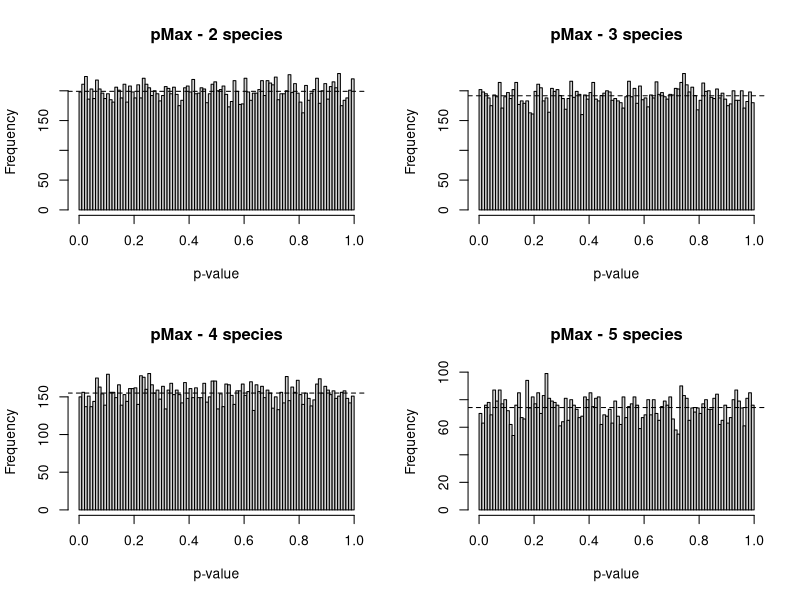
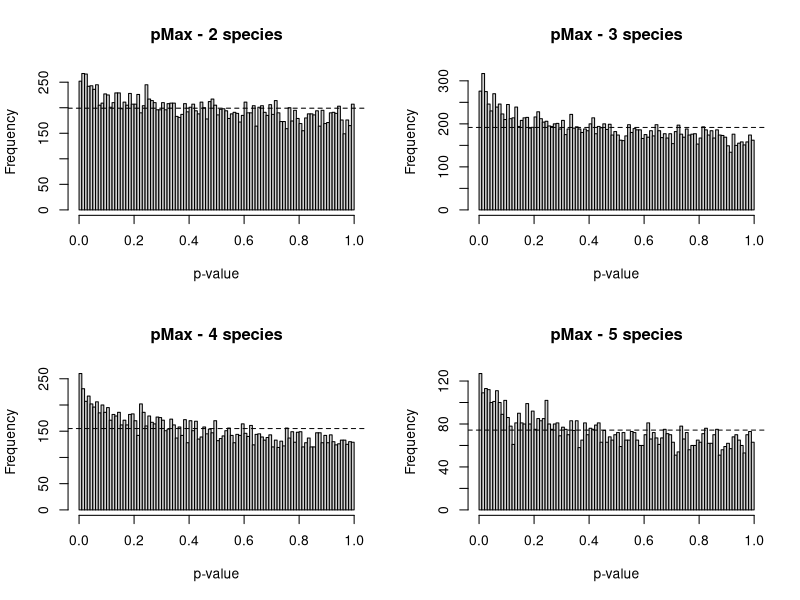
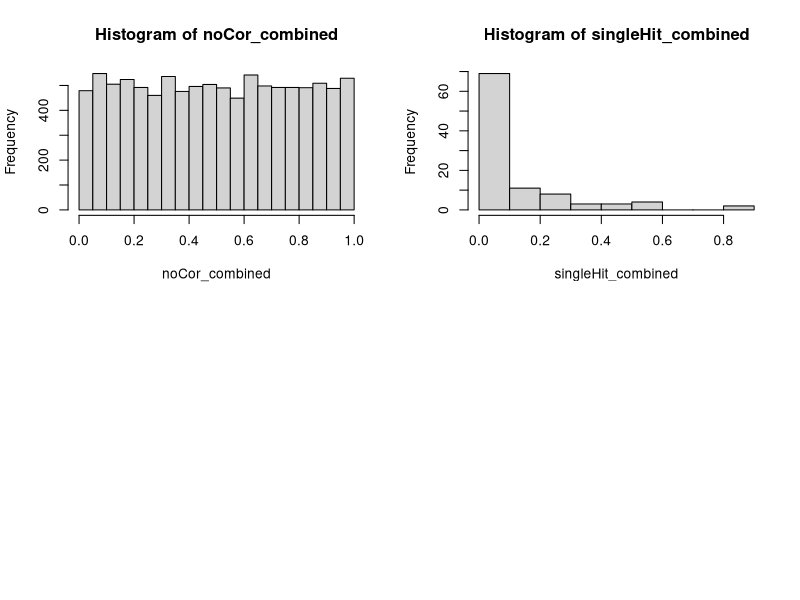
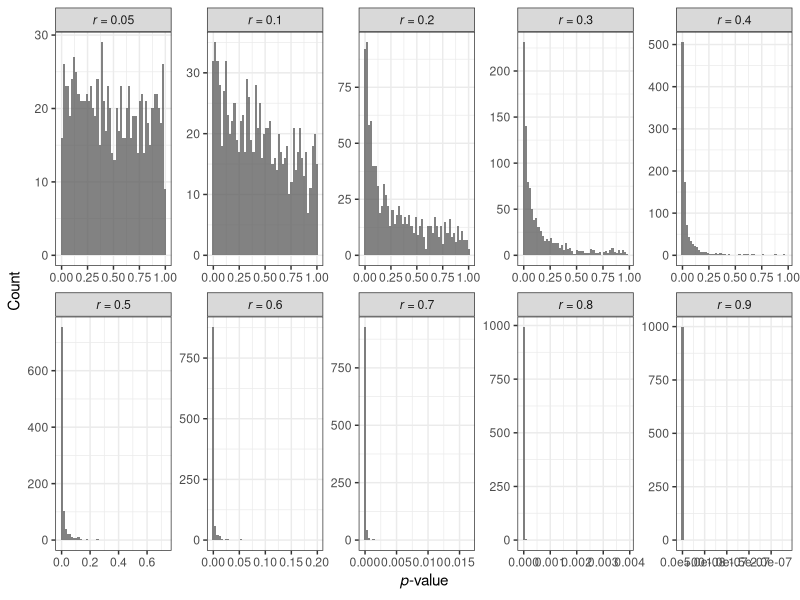
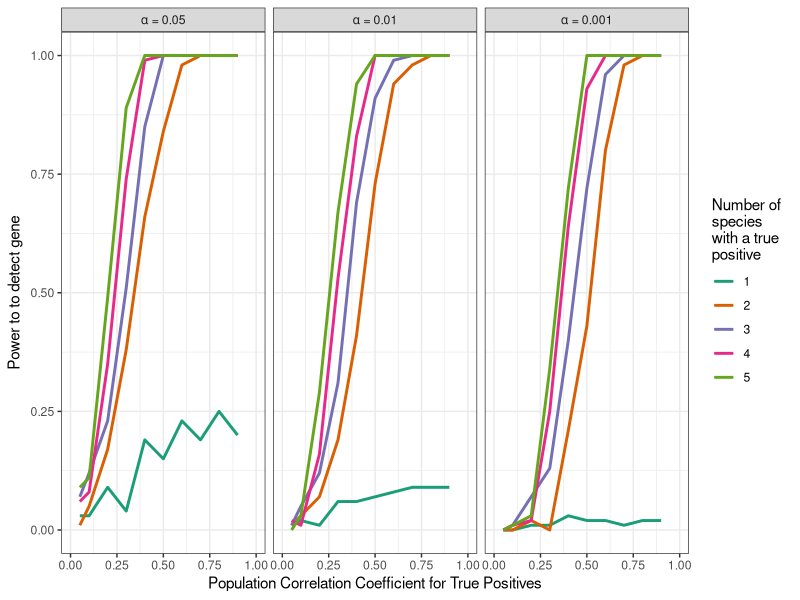
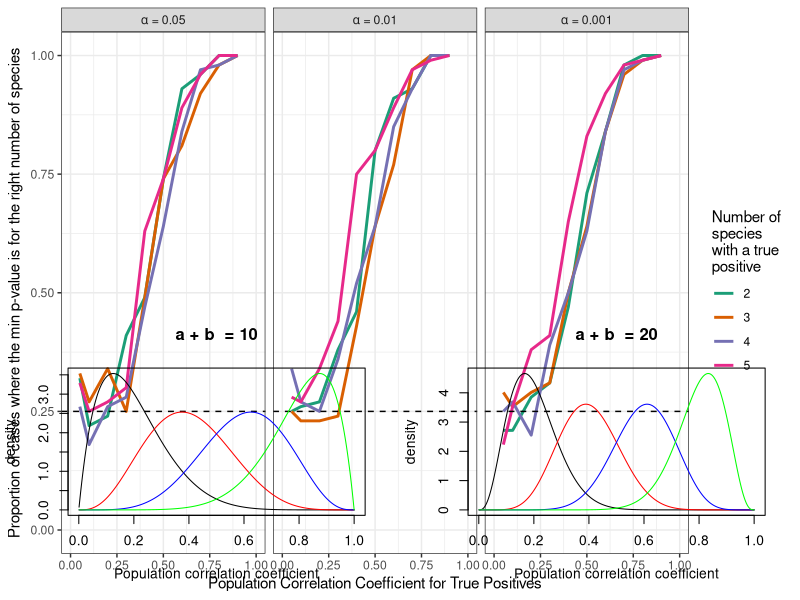
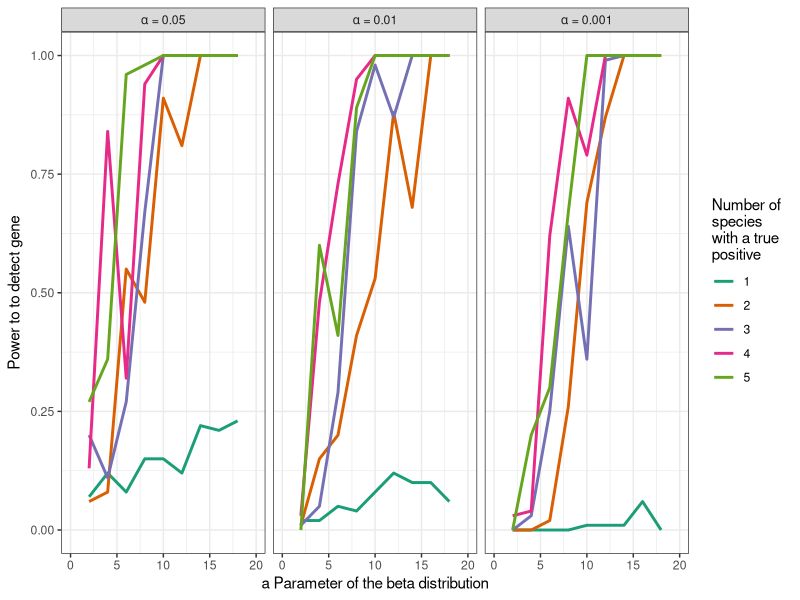
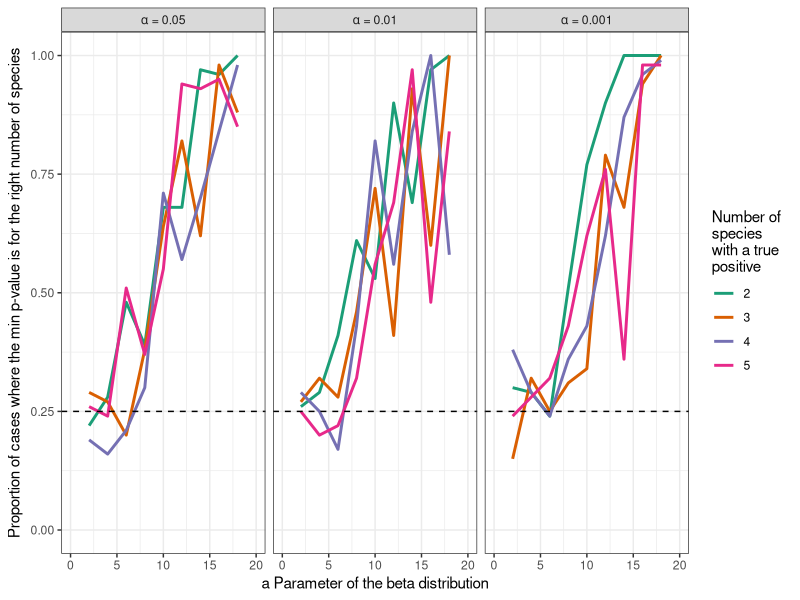

Write the R code that produced these figures, in order.
## ---- chunk 1
orthoTable <- read.csv("OrthogroupTable.csv")
rownames(orthoTable) <- orthoTable[,1]
orthoTable <- orthoTable[,-1]
library(knitr)
library(ggplot2)
library(reshape2)


kable(orthoTable[,1:4])

## ---- chunk 2
library(DiagrammeR)
grViz("digraph flowchart {

      node [fontname = Helvetica, shape = rectangle]        
      tab2 [label = '@@2']
      tab3 [label = '@@3']
      tab4 [label = '@@4']
      tab5 [label = '@@5']

      node [fontname = Helvetica, shape = rectangle, style = filled, fillcolor = tan]        
      tab1 [label = '@@1']


      # edge definitions with the node IDs
      tab1 -> tab2 -> tab3 -> tab4 -> tab5;
      }
  
      tab1 []

      [1]: 'Phase 1: Obtain a specific score for each gene/window in the genome'
      [2]: 'Phase 2: Within a species, combine information across orthogroups'
      [3]: 'Phase 3: Across species, compare the evidence that a particular orthogroup is “interesting” '
      [4]: 'Phase 4: Combine information across all comparisons'
      [5]: 'Phase 5: A post-hoc comparison of genes/windows'
      ")
## ---- chunk 3
## This function makes a list of integers, simulating the number of orthogroup members in a given species
## I'm chopping up this exponential distribution to get a lot of 1s, but some 0s and values greater than 1

makeOrthoGroupMembership <- function(n){
  x <- rexp(n)
  x[x>1] <- floor(x[x>1])
  x[x > 0.2] <- ceiling(x[x>0.2])
  x[x<0.2] <- floor(x[x<0.2])
  return(x)
}

## This next function simulates a WZA on each species by sampling random normal data. These data are then ranked an converted to empirical p-values

makeSpeciesWZA <- function(n){
  orthos <- makeOrthoGroupMembership(n)
  names <- rep(paste("orthogroup",1:n, sep = ""), times = orthos)
  df <- data.frame(orth = names)
  ## Simulate Z scores (I use the mean of 3 and sd of 1.5 for realistic flavour, though this won't make any difference here)
  df$Z <- rnorm(nrow(df), 3, 1.5)
  ## Calculate empirical ps
  df$Z_eP <- 1-(rank(df$Z)/(nrow(df)+1))
  return(df)
}

n_orthogroups = 20000
n_species = 5

# Make a DF for each species
S1_df <- makeSpeciesWZA(n_orthogroups)
S2_df <- makeSpeciesWZA(n_orthogroups)
S3_df <- makeSpeciesWZA(n_orthogroups)
S4_df <- makeSpeciesWZA(n_orthogroups)
S5_df <- makeSpeciesWZA(n_orthogroups)

## We'll have something roughly like this for a single species:

head(S1_df, n = 15)

## ---- chunk 4
library(DiagrammeR)
grViz("digraph flowchart {
      # node definitions with substituted label text
   
      node [fontname = Helvetica, shape = rectangle]        
      tab1 [label = '@@1']
      tab3 [label = '@@3']
      tab4 [label = '@@4']
      tab5 [label = '@@5']

      node [fontname = Helvetica, shape = rectangle, style = filled, fillcolor = tan]        
      tab2 [label = '@@2']


      # edge definitions with the node IDs
      tab1 -> tab2 -> tab3 -> tab4 -> tab5;
      }
  
      tab1 []

      [1]: 'Phase 1: Obtain a specific score for each gene/window in the genome'
      [2]: 'Phase 2: Within a species, combine information across orthogroups'
      [3]: 'Phase 3: Across species, compare the evidence that a particular orthogroup is “interesting” '
      [4]: 'Phase 4: Combine information across all comparisons'
      [5]: 'Phase 5: A post-hoc comparison of genes/windows'
      ")
## ---- chunk 5


p_value_adjustment <- function(p_vec){
  p_adj = 1 - (1 - min(p_vec))^length(p_vec)
  return(p_adj)
      }


get_orthogroup_p_values <- function( species_DF , speciesLabel){
  gene_Score <- tapply(species_DF$Z_eP, species_DF$orth, p_value_adjustment)
  gene_Score_Names <- names(gene_Score)
  orthoDF <- data.frame(orthogroup = gene_Score_Names, temp = as.numeric(gene_Score)  )
  names(orthoDF) <- c("orthogroup",speciesLabel)
  return(orthoDF)
}



S1_ortho <- get_orthogroup_p_values(S1_df, "S1_p")
S2_ortho <- get_orthogroup_p_values(S2_df, "S2_p")
S3_ortho <- get_orthogroup_p_values(S3_df, "S3_p")
S4_ortho <- get_orthogroup_p_values(S4_df, "S4_p")
S5_ortho <- get_orthogroup_p_values(S5_df, "S5_p")

# merging all the S._ortho DFs into a single frame can be done using the following one-liner
# we do this by re-defining the merge function, hard-coding in some of the arguments so that 
# we can retain orthogroups that are missing in one species or another
SpeciesComparison <- Reduce(function(x, y) merge(x, y, by = "orthogroup", all = T), 
                            list(S1_ortho, S2_ortho, S3_ortho, S4_ortho, S5_ortho))

head(SpeciesComparison)
## ---- chunk 6


p_value_no_adjustment <- function(p_vec){
  min( p_vec )
  }

get_orthogroup_p_values_noAdjust <- function( species_DF , speciesLabel){
  gene_Score <- tapply(species_DF$Z_eP, species_DF$orth, p_value_no_adjustment)
  gene_Score_Names <- names(gene_Score)
  orthoDF <- data.frame(orthogroup = gene_Score_Names, temp = as.numeric(gene_Score)  )
  names(orthoDF) <- c("orthogroup",speciesLabel)
  return(orthoDF)
}

S1_ortho_noAdjust <- get_orthogroup_p_values_noAdjust(S1_df, "S1_p")
S2_ortho_noAdjust <- get_orthogroup_p_values_noAdjust(S2_df, "S2_p")
S3_ortho_noAdjust <- get_orthogroup_p_values_noAdjust(S3_df, "S3_p")
S4_ortho_noAdjust <- get_orthogroup_p_values_noAdjust(S4_df, "S4_p")
S5_ortho_noAdjust <- get_orthogroup_p_values_noAdjust(S5_df, "S5_p")


SpeciesComparison_noAdjust <- Reduce(function(x, y) merge(x, y, by = "orthogroup", all = T), 
                            list(S1_ortho_noAdjust, S2_ortho_noAdjust, S3_ortho_noAdjust, S4_ortho_noAdjust, S5_ortho_noAdjust))

## ---- chunk 7
library(DiagrammeR)
grViz("digraph flowchart {
      # node definitions with substituted label text
   
      node [fontname = Helvetica, shape = rectangle]        
      tab1 [label = '@@1']
      tab2 [label = '@@2']
      tab4 [label = '@@4']
      tab5 [label = '@@5']

      node [fontname = Helvetica, shape = rectangle, style = filled, fillcolor = tan]        
      tab3 [label = '@@3']


      # edge definitions with the node IDs
      tab1 -> tab2 -> tab3 -> tab4 -> tab5;
      }
  
      tab1 []

      [1]: 'Phase 1: Obtain a specific score for each gene/window in the genome'
      [2]: 'Phase 2: Within a species, combine information across orthogroups'
      [3]: 'Phase 3: Across species, compare the evidence that a particular orthogroup is “interesting” '
      [4]: 'Phase 4: Combine information across all comparisons'
      [5]: 'Phase 5: A post-hoc comparison of genes/windows'
      ")
## ---- chunk 8
# First define the pMax function for the data
p_jth <- function(plist,j) {
  # get the list of the p-value vector
  k=length(plist)
  # return an NA if the j parameter is bigger than the length of the p vector
  if(j>k) {return(NA)}
  # sort the p-values
  pjth=sort(plist)[j]
  # scale the probabilities 
  prob = if(j<k) (pjth /sort(plist)[j+1]) else max(plist)
  # perform the test
  dbinom(x = j, size = j, prob=prob ) 
}


## Here's a wrapper function to run pMax on the simulated ortholog datasets
run_pMax <- function(species_DF, n_species, max_n){
  # Make a matrix of the p-values from the species dataframe
  species_M <- as.matrix(species_DF[,2:(n_species+1)])
  
  # create and empty list to put results in
  pMax_results = list()
  # loop over the different convergence configurations
  for (n in 2:max_n){
    # This ugly line applies the p_jth function to each line of the matrix using the current configuration 
    pMax_results_temp = apply(species_M, 1, function(x) p_jth( x[!is.na(x)], n) )
    # now just plop the results in the list
    pMax_results[[n-1]] = pMax_results_temp
  }
  # Convert the results into a nice data frame
  pMax_DF = as.data.frame( do.call(cbind, pMax_results) )
  # Give the columns infomative names
  names(pMax_DF) = paste("pMax_",2:max_n, sep = '')
  # done
  return(cbind( species_DF, pMax_DF ))
}

# Run the p_jth procedure on the p-value adjusted data
SpeciesComparison_pMax <- run_pMax(SpeciesComparison, n_species, n_species)

# Run the p_jth procedure on the unadjusted data
SpeciesComparison_pMax_noAdjust <- run_pMax(SpeciesComparison_noAdjust, n_species, n_species)

## ---- chunk 9
par(mfrow=c(2,2))
## These are self explanatory histograms of the results
hist(SpeciesComparison_pMax$pMax_2, main = "pMax - 2 species", xlab = "p-value", breaks = 100)
abline( h = length(na.omit(SpeciesComparison_pMax$pMax_2))/100, lty = 2)

hist(SpeciesComparison_pMax$pMax_3, main = "pMax - 3 species", xlab = "p-value", breaks = 100)
abline( h = length(na.omit(SpeciesComparison_pMax$pMax_3))/100, lty = 2)

hist(SpeciesComparison_pMax$pMax_4, main = "pMax - 4 species", xlab = "p-value", breaks = 100)
abline( h = length(na.omit(SpeciesComparison_pMax$pMax_4))/100, lty = 2)

hist(SpeciesComparison_pMax$pMax_5, main = "pMax - 5 species", xlab = "p-value", breaks = 100)
abline( h = length(na.omit(SpeciesComparison_pMax$pMax_5))/100, lty = 2)

## ---- chunk 10
par(mfrow=c(2,2))
hist(SpeciesComparison_pMax_noAdjust$pMax_2, main = "pMax - 2 species", xlab = "p-value", breaks = 100)
abline( h = length(na.omit(SpeciesComparison_pMax_noAdjust$pMax_2))/100, lty = 2)

hist(SpeciesComparison_pMax_noAdjust$pMax_3, main = "pMax - 3 species", xlab = "p-value", breaks = 100)
abline( h = length(na.omit(SpeciesComparison_pMax_noAdjust$pMax_3))/100, lty = 2)

hist(SpeciesComparison_pMax_noAdjust$pMax_4, main = "pMax - 4 species", xlab = "p-value", breaks = 100)
abline( h = length(na.omit(SpeciesComparison_pMax_noAdjust$pMax_4))/100, lty = 2)

hist(SpeciesComparison_pMax_noAdjust$pMax_5, main = "pMax - 5 species", xlab = "p-value", breaks = 100)
abline( h = length(na.omit(SpeciesComparison_pMax_noAdjust$pMax_5))/100, lty = 2)

## ---- chunk 11
library(DiagrammeR)
grViz("digraph flowchart {
      # node definitions with substituted label text
   
      node [fontname = Helvetica, shape = rectangle]        
      tab1 [label = '@@1']
      tab2 [label = '@@2']
      tab3 [label = '@@3']
      tab5 [label = '@@5']

      node [fontname = Helvetica, shape = rectangle, style = filled, fillcolor = tan]        
      tab4 [label = '@@4']


      # edge definitions with the node IDs
      tab1 -> tab2 -> tab3 -> tab4 -> tab5;
      }
  
      tab1 []

      [1]: 'Phase 1: Obtain a specific score for each gene/window in the genome'
      [2]: 'Phase 2: Within a species, combine information across orthogroups'
      [3]: 'Phase 3: Across species, compare the evidence that a particular orthogroup is “interesting” '
      [4]: 'Phase 4: Combine information across all comparisons'
      [5]: 'Phase 5: A post-hoc comparison of genes/windows'
      ")
## ---- chunk 12

## Start by grabbing the relevant part of the dataframe
SpeciesComparison_pMax_only <- SpeciesComparison_pMax[,7:10]
# Due to missing data, we need to use the "pair-wise complete observations option so we don't just propagate NAs
cor(SpeciesComparison_pMax_only, use = "pairwise.complete.obs")

## ---- chunk 13
## Here's a function for simulating correlated data

simulateCorrelation <- function(r, n = 100){
# r is the population correlation coefficient 
# x1 is the sample data
    x1 = rnorm(n)
# x2 is the data that will be transformed so as to be correlated with x1
    x2 = rnorm(n)

    Y = r*x1+sqrt(1-r*r)*x2     
    return( cor.test(Y, x1)$p.value )
}

## Now make the function run in a vectorised fashion 
simulateCorrelationVectorized <- Vectorize(simulateCorrelation)

# Wrap the function up so that it takes a vector of correlations for each "species"
# and returns the data in a nice way
simulateMultipleGEAs <- function(corVector, times){
  # t is for transpose
    t(replicate(times,  simulateCorrelationVectorized(corVector, n = 40) )  )
}

simulateMultipleGEAs_beta <- function(corVector, a, b, times){
  # t is for transpose
  correlations <- c(rbeta(sum(corVector!=0), a, b), rep(0, length(corVector) - sum(corVector!=0)))
    t(replicate(times,  simulateCorrelationVectorized(correlations, n = 40) )  )
}

## Note that the 'n = 20' in the above specifies that a sample of 20 is being taken.
#This is a relatively small number to make things nice and noisy

## Here's a wrapper function that runs the pMax on the 2, 3, 4 and 5 case. To be used later...
p_jth_wrapper <- function( correlationSet ){
  p2th <- apply(correlationSet, 1, function(x) p_jth(x,2))
  p3th <- apply(correlationSet, 1, function(x) p_jth(x,3))
  p4th <- apply(correlationSet, 1, function(x) p_jth(x,4))
  p5th <- apply(correlationSet, 1, function(x) p_jth(x,5))

  return( data.frame(p2 = p2th, p3 = p3th, p4 = p4th, p5 = p5th) )
}

## ---- chunk 14

## Let's start with a case with no correlation (10000 replicates) 
## The vector of zeroes is the population correlation for each "species"
noCorrelationSet <- simulateMultipleGEAs( c(0.0, 0.0, 0.0, 0.0, 0.0), 10000)

## run the procedure using the wrapper function
noCor_result  <- p_jth_wrapper( noCorrelationSet )
  

## Let's now look at the top hits across the p_j tests
noCor_combined <- apply(as.matrix(noCor_result), 1, p_value_adjustment)

## A nice uniform distribution - that's what we want to see!
hist(noCor_combined)

## ---- chunk 15

cor( noCor_result)

## ---- chunk 16

## Here's a case where three species have a correlation of 0.3 and two are zeroes. We simulate 10,000 cases of this
singleHitSet <- simulateMultipleGEAs( c(0.3, 0.3, 0.3, 0.0, 0.0), 100)

## Run the p_jth on the data 
singleHit_result  <- p_jth_wrapper( singleHitSet )

## Hey look, no correlation among values under the p2, p3, p4 , p5 cases 
cor(singleHit_result)

## Let's now look at the top hits
singleHit_combined <- apply(as.matrix(singleHit_result), 1, p_value_adjustment)

## A very non-uniform distribution - that's expected cause there are true postiives present
hist(singleHit_combined)

## Calculate the power. What proportion of simulations had a p-value less than 0.05?
sum(singleHit_combined<0.05)/length(singleHit_combined)

## ---- chunk 17
## Simulate 1000 p-values for each the correlations in the vector
p_value_Set <- simulateMultipleGEAs( c(0.05, 0.1 ,0.2, 0.3, 0.4, 0.5, 0.6, 0.7, 0.8, 0.9), 1000)
# Put these in a dataframe
p_value_DF <- data.frame(p_value_Set)
# give proper column headings
names(p_value_DF) <- c("rho005", "rho01" ,"rho02", "rho03", "rho04", "rho05", "rho06", "rho07", "rho08", "rho09")
library(reshape2)
# melt the dataframe so it plots nicely
p_value_melted <- melt(p_value_DF)

# reformat the factor so that the labels in the plot look good
p_value_melted$variable <- factor(p_value_melted$variable, 
                                  levels = c("rho005", "rho01" ,"rho02", "rho03", "rho04", "rho05", "rho06", "rho07", "rho08", "rho09"),
                                  labels = c(expression(italic("r")*" = 0.05"),
                                             expression(italic("r")*" = 0.1"),
                                             expression(italic("r")*" = 0.2"),
                                             expression(italic("r")*" = 0.3"),
                                             expression(italic("r")*" = 0.4"),
                                             expression(italic("r")*" = 0.5"),
                                             expression(italic("r")*" = 0.6"),
                                             expression(italic("r")*" = 0.7"),
                                             expression(italic("r")*" = 0.8"),
                                             expression(italic("r")*" = 0.9")))
# plot those puppies
ggplot(data = p_value_melted, aes(x = value))+
  geom_histogram(alpha= 0.75, bins = 50)+
  facet_wrap(~variable, scales = "free", ncol = 5, nrow= 2, labeller = label_parsed)+
  scale_fill_brewer("Population \ncorrelation\n coefficient", palette = "Dark2")+
  xlab(expression(italic("p")*"-value"))+
  ylab("Count")+
  guides(color = F, fill = F)+
  theme_bw()

## ---- chunk 18
## This function just does what the above code chunk does, but in a function

calculatePower <- function( nSpecies, alpha ){
# Make an empty list to put results in

  outLines = list()
# make a list of correlation coefficients you want to test
  correlationsToTest <-  c(0.05,1:9/10)
  
# loop over the correlation list
  for (i in seq(length(correlationsToTest) )){
# print out the current config - good for keeping track - not good for RMarkdown
 #     print(c(rep(correlationsToTest[i],nSpecies),rep(0,5 - nSpecies)) )
# Here we simulate the p-values for the appropriate correlation matrix
    HitSet <- simulateMultipleGEAs( c(rep(correlationsToTest[i],nSpecies),rep(0,5 - nSpecies)), 100)

# Now we run the p_jth on the simulated data
    Hit_result  <- p_jth_wrapper( HitSet )
# Now get a single p-value for each simulation
    Hit_combined <- apply(as.matrix(Hit_result), 1, p_value_adjustment)

# For each simulation, see which convergence configuration the minimum p corresponds to    
    Hit_minP <- apply(as.matrix(Hit_result), 1, function(x) c(2:5)[which.min(x)])

# Make a vector of output to send to the outLines list, 
    # include the number of species with a positive (nSpecies)
    # the estiamted power
    # the proportion of times the correct configuration was chosen

    outLines[[i]] <- c(nSpecies, 
                       correlationsToTest[i], 
                       sum(Hit_combined<alpha)/length(Hit_combined),
                       sum(Hit_minP == nSpecies)/length(Hit_combined)
    )
  }
  
  temp_df <-data.frame( do.call(rbind, outLines) )
  names( temp_df ) <- c("nSpecies", "Cor", "pMaxPower","nSpeciesPower")
  return(temp_df)
}
## ---- chunk 19

## Now lets run the power simulations for the various cases under varying alpha

AllSpeciesComparison_alpha05 <- rbind( calculatePower(1, 0.05),
                               calculatePower(2, 0.05),
                               calculatePower(3, 0.05),
                               calculatePower(4, 0.05),
                               calculatePower(5, 0.05) )
AllSpeciesComparison_alpha05$alpha = 0.05

AllSpeciesComparison_alpha01 <- rbind( calculatePower(1, 0.01),
                                       calculatePower(2, 0.01),
                                       calculatePower(3, 0.01),
                                       calculatePower(4, 0.01),
                                       calculatePower(5, 0.01) )
AllSpeciesComparison_alpha01$alpha = 0.01


AllSpeciesComparison_alpha001 <- rbind( calculatePower(1, 0.001),
                                       calculatePower(2, 0.001),
                                       calculatePower(3, 0.001),
                                       calculatePower(4, 0.001),
                                       calculatePower(5, 0.001) )
AllSpeciesComparison_alpha001$alpha = 0.001

# Bring the results together into a nice DF
AllSpeciesComparison <- rbind( AllSpeciesComparison_alpha05, AllSpeciesComparison_alpha01, AllSpeciesComparison_alpha001)
# Reformat labels for plotting
AllSpeciesComparison$alpha <- factor(AllSpeciesComparison$alpha,
                                     levels = c(0.05, 0.01, 0.001),
                                     labels = c(expression(alpha*" = 0.05"),
                                                expression(alpha*" = 0.01"),
                                                expression(alpha*" = 0.001")))

## ---- chunk 20

ggplot( data = AllSpeciesComparison, aes( x = Cor, y = pMaxPower, col = as.factor(nSpecies)))+
  geom_line(lwd = 1)+
  scale_x_continuous("Population Correlation Coefficient for True Positives", limits = c(0,1))+
  scale_y_continuous(expression("Power to to detect gene"), limits = c(0,1))+
  scale_color_brewer("Number of \nspecies\nwith a true\npositive", palette = "Dark2")+
  facet_grid(~alpha, labeller = label_parsed)+
  theme_bw()
## The plateau at 0.05 is the false positives! The plataeu at ~0.2 for a singleton is something to be discussed


ggplot( data = AllSpeciesComparison[AllSpeciesComparison$nSpecies!=1,], aes( x = Cor, y = nSpeciesPower, col = as.factor(nSpecies)))+
  geom_line(lwd = 1)+
  scale_x_continuous("Population Correlation Coefficient for True Positives", limits = c(0,1))+
  scale_y_continuous(expression("Proportion of cases where the min p-value is for the right number of species"), limits = c(0,1))+
  scale_color_brewer("Number of \nspecies\nwith a true\npositive", palette = "Dark2")+
  geom_hline(aes(yintercept = 0.25), lty = 2)+
  facet_grid(~alpha, labeller = label_parsed)+
  theme_bw()
## The plataeu at 0.25 is the false positives - we will be right 1/4 of the time by chance

## ---- chunk 21

plot(1:1000/1000,dbeta(1:1000/1000, 2,8), type = 'l', ylab=  "density", xlab="Population correlation coefficient", main = "a + b  = 10")
lines(1:1000/1000,dbeta(1:1000/1000, 4,6), col = "red")
lines(1:1000/1000,dbeta(1:1000/1000, 6,4), col = "blue")
lines(1:1000/1000,dbeta(1:1000/1000, 8,2), col = "green")

plot(1:1000/1000,dbeta(1:1000/1000, 4,16), type = 'l', ylab=  "density", xlab="Population correlation coefficient", main = "a + b  = 20")
lines(1:1000/1000,dbeta(1:1000/1000, 8,12), col = "red")
lines(1:1000/1000,dbeta(1:1000/1000, 12,8), col = "blue")
lines(1:1000/1000,dbeta(1:1000/1000, 16,4), col = "green")


## ---- chunk 22
## This function just does what the above code chunk does, but in a function

calculatePower_beta <- function( nSpecies, alpha ){
# Make an empty list to put results in

  outLines = list()
# make a list of correlation coefficients you want to test
  correlationsToTest <-  (1:9)*2
  sumBeta = 20
    # loop over the correlation list
  for (i in seq(length(correlationsToTest) )){
# print out the current config - good for keeping track - not good for RMarkdown
 #     print(c(rep(correlationsToTest[i],nSpecies),rep(0,5 - nSpecies)) )
# Here we simulate the p-values for the appropriate correlation matrix
    HitSet <- simulateMultipleGEAs_beta( c(rep(correlationsToTest[i],nSpecies),rep(0,5 - nSpecies)), correlationsToTest[i], sumBeta - correlationsToTest[i], 100)
#    HitSet <- simulateMultipleGEAs_beta( c(0.3, 0.3, , 0.0, 0.0), 2,8, 10000)

# Now we run the p_jth on the simulated data
    Hit_result  <- p_jth_wrapper( HitSet )
# Now get a single p-value for each simulation
    Hit_combined <- apply(as.matrix(Hit_result), 1, p_value_adjustment)

# For each simulation, see which convergence configuration the minimum p corresponds to    
    Hit_minP <- apply(as.matrix(Hit_result), 1, function(x) c(2:5)[which.min(x)])

# Make a vector of output to send to the outLines list, 
    # include the number of species with a positive (nSpecies)
    # the estiamted power
    # the proportion of times the correct configuration was chosen

    outLines[[i]] <- c(nSpecies, 
                       correlationsToTest[i], 
                       sum(Hit_combined<alpha)/length(Hit_combined),
                       sum(Hit_minP == nSpecies)/length(Hit_combined)
    )
  }
  
  temp_df <-data.frame( do.call(rbind, outLines) )
  names( temp_df ) <- c("nSpecies", "Cor", "pMaxPower","nSpeciesPower")
  return(temp_df)
}
## ---- chunk 23

## Now lets run the power simulations for the various cases under varying alpha

AllSpeciesComparison_alpha05 <- rbind( calculatePower_beta(1, 0.05),
                               calculatePower_beta(2, 0.05),
                               calculatePower_beta(3, 0.05),
                               calculatePower_beta(4, 0.05),
                               calculatePower_beta(5, 0.05) )
AllSpeciesComparison_alpha05$alpha = 0.05

AllSpeciesComparison_alpha01 <- rbind( calculatePower_beta(1, 0.01),
                                       calculatePower_beta(2, 0.01),
                                       calculatePower_beta(3, 0.01),
                                       calculatePower_beta(4, 0.01),
                                       calculatePower_beta(5, 0.01) )
AllSpeciesComparison_alpha01$alpha = 0.01


AllSpeciesComparison_alpha001 <- rbind( calculatePower_beta(1, 0.001),
                                       calculatePower_beta(2, 0.001),
                                       calculatePower_beta(3, 0.001),
                                       calculatePower_beta(4, 0.001),
                                       calculatePower_beta(5, 0.001) )
AllSpeciesComparison_alpha001$alpha = 0.001

# Bring the results together into a nice DF
AllSpeciesComparison <- rbind( AllSpeciesComparison_alpha05, AllSpeciesComparison_alpha01, AllSpeciesComparison_alpha001)
# Reformat labels for plotting
AllSpeciesComparison$alpha <- factor(AllSpeciesComparison$alpha,
                                     levels = c(0.05, 0.01, 0.001),
                                     labels = c(expression(alpha*" = 0.05"),
                                                expression(alpha*" = 0.01"),
                                                expression(alpha*" = 0.001")))

## ---- chunk 24

ggplot( data = AllSpeciesComparison, aes( x = Cor, y = pMaxPower, col = as.factor(nSpecies)))+
  geom_line(lwd = 1)+
  scale_x_continuous("a Parameter of the beta distribution", limits = c(0,20))+
  scale_y_continuous(expression("Power to to detect gene"), limits = c(0,1))+
  scale_color_brewer("Number of \nspecies\nwith a true\npositive", palette = "Dark2")+
  facet_grid(~alpha, labeller = label_parsed)+
  theme_bw()
## The plateau at 0.05 is the false positives! The plataeu at ~0.2 for a singleton is something to be discussed


ggplot( data = AllSpeciesComparison[AllSpeciesComparison$nSpecies!=1,], aes( x = Cor, y = nSpeciesPower, col = as.factor(nSpecies)))+
  geom_line(lwd = 1)+
  scale_x_continuous("a Parameter of the beta distribution", limits = c(0,20))+
  scale_y_continuous(expression("Proportion of cases where the min p-value is for the right number of species"), limits = c(0,1))+
  scale_color_brewer("Number of \nspecies\nwith a true\npositive", palette = "Dark2")+
  geom_hline(aes(yintercept = 0.25), lty = 2)+
  facet_grid(~alpha, labeller = label_parsed)+
  theme_bw()
## The plataeu at 0.25 is the false positives - we will be right 1/4 of the time by chance

## ---- chunk 25
library(DiagrammeR)
grViz("digraph flowchart {
      # node definitions with substituted label text
   
      node [fontname = Helvetica, shape = rectangle]        
      tab1 [label = '@@1']
      tab2 [label = '@@2']
      tab3 [label = '@@3']
      tab4 [label = '@@4']

      node [fontname = Helvetica, shape = rectangle, style = filled, fillcolor = tan]        
      tab5 [label = '@@5']


      # edge definitions with the node IDs
      tab1 -> tab2 -> tab3 -> tab4 -> tab5;
      }

      tab1 []

      [1]: 'Phase 1: Obtain a specific score for each gene/window in the genome'
      [2]: 'Phase 2: Within a species, combine information across orthogroups'
      [3]: 'Phase 3: Across species, compare the evidence that a particular orthogroup is “interesting” '
      [4]: 'Phase 4: Combine information across all comparisons'
      [5]: 'Phase 5: A post-hoc comparison of genes/windows'
      ")
